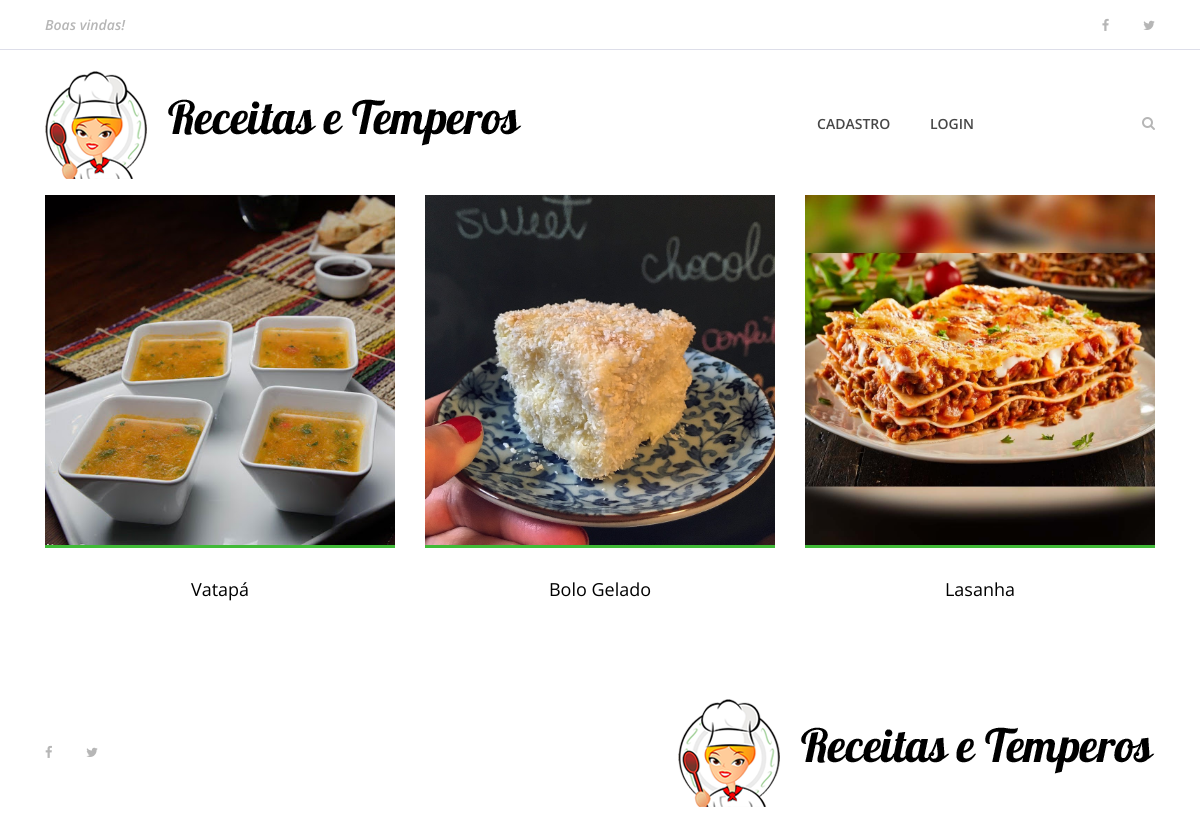
Page /buscar on the earlier database version.
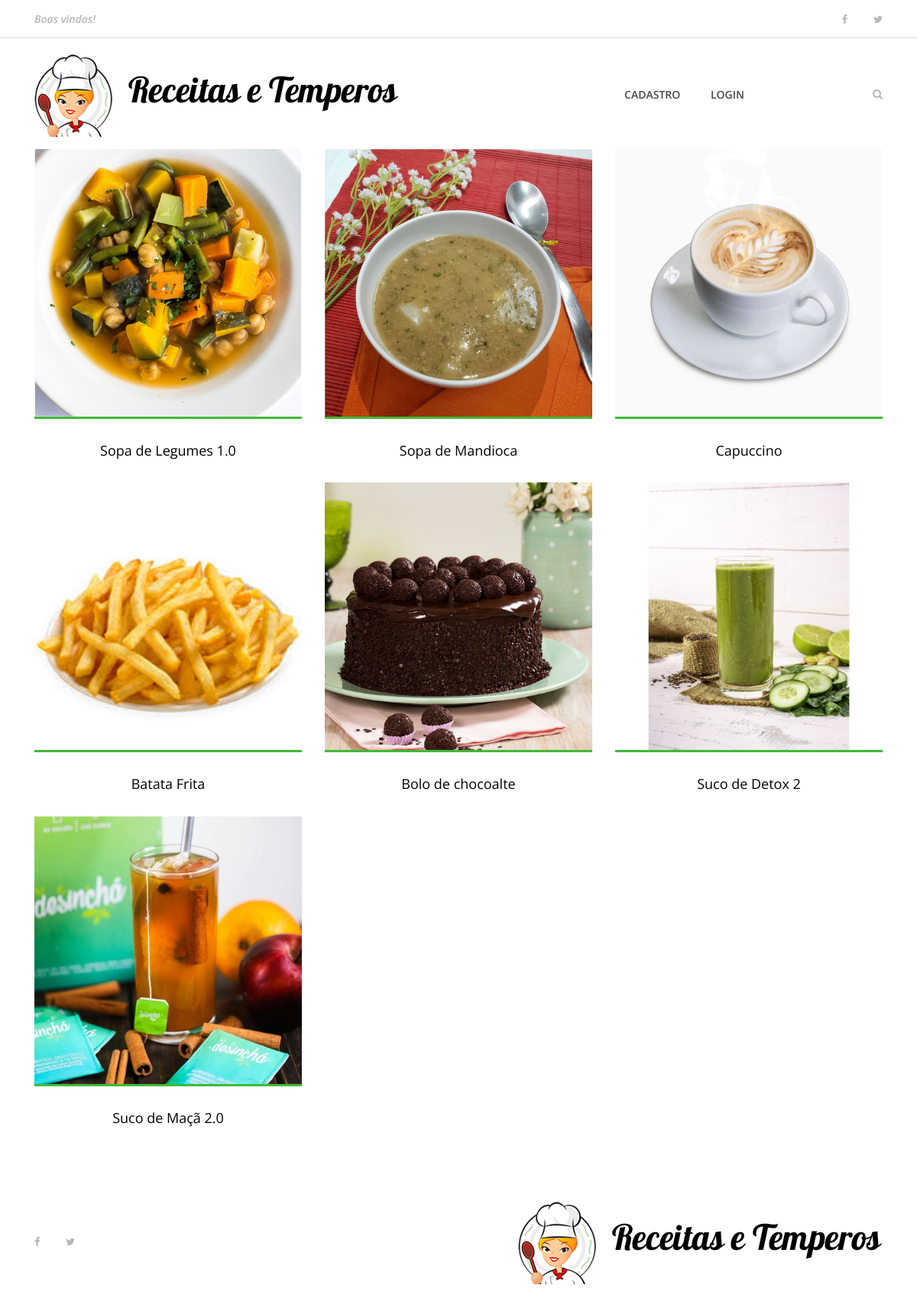
Same page on the later database version.
### bibliotecaTeste/models.py (models this page shows, shortened)
class Receita(models.Model):
    pessoa = models.ForeignKey(User, on_delete=models.CASCADE)
    nome_receita = models.CharField(max_length=200)
    ingredientes = models.TextField()
    modo_preparo = models.TextField()
    tempo_preparo = models.IntegerField()
    rendimento = models.CharField(max_length=100)
    categoria = models.CharField(max_length=100)
    date_receita = models.DateTimeField(default=datetime.now, blank=True)
    foto_receita = models.ImageField(upload_to='fotos/%d/%m/%Y/', blank=True)
    publicada = models.BooleanField(default=False)

### bibliotecaTeste/views/receitas.py (the view)
# urls.py: path('buscar', buscar, name='buscar'),
def buscar(request):
    lista_receitas = Receita.objects.order_by('-date_receita').filter(publicada=True)
    if 'buscar' in request.GET:
        nome_a_buscar = request.GET['buscar']
        if buscar:
            lista_receitas = lista_receitas.filter(nome_receita__icontains=nome_a_buscar)
    dados = {
        'receitas' : lista_receitas
    }
    return render(request, 'receitas/buscar.html', dados)

### templates/receitas/buscar.html (shortened to what this page needs)
{% extends 'base.html' %}
{% load static %}
{% block content %}
    {% include 'partials/_menu.html' %}
    <section class="best-receipe-area">
        <div class="container">
            <div class="row">
                {% if receitas %}
                {% for receita in receitas %}
                <div class="col-12 col-sm-6 col-lg-4">
                    <div class="single-best-receipe-area mb-30">
                        {% if receita.foto_receita == '' %}
                            <img src="{% static 'img/bg-img/foto_receita.png' %}" alt="">
                        {% else %}
                            <img src="{{ receita.foto_receita.url }}" alt="">
                        {% endif %}
                         <div class="receipe-content">
                            <a href="{% url 'receita' receita.id %}">
                                <h5>{{ receita.nome_receita }}</h5>
                            </a>
                        </div>
                    </div>
                </div>
                {% endfor %}
                {% else %}
                <div class="col-12 col-sm-6 col-lg-4"></div>
                    <p>Receita não encontrada</p>
                {% endif %}
            </div>
        </div>
    </section>
    {% include 'partials/_footer.html' %}
{% endblock %}

Differences in the rows shown:
no longer on this page (row edited): Receita: foto_receita (picture), nome_receita "Vatapá"
changed Receita: foto_receita: a different picture; nome_receita "Bolo Gelado" → "Sopa de Legumes 1.0"
changed Receita: foto_receita: a different picture; nome_receita "Lasanha" → "Sopa de Mandioca"
now on this page (row edited): Receita: foto_receita (picture), nome_receita "Capuccino"
now on this page (row edited): Receita: foto_receita (picture), nome_receita "Batata Frita"
added Receita: foto_receita (picture), nome_receita "Bolo de chocoalte"
added Receita: foto_receita (picture), nome_receita "Suco de Detox 2"
added Receita: foto_receita (picture), nome_receita "Suco de Maçã 2.0"
